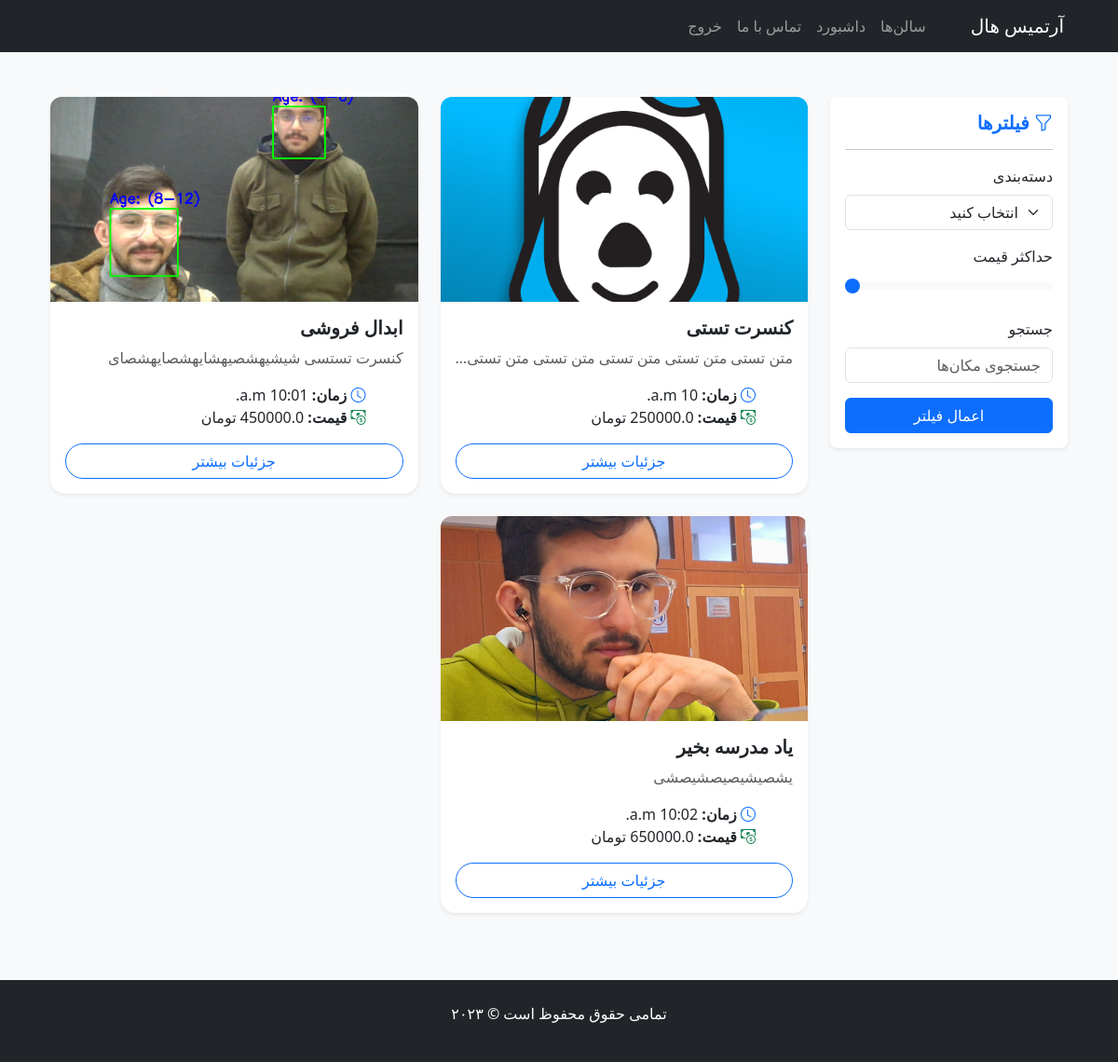
/site/venues/ (signed in), run on the app's committed database.
### cvProject/models.py (models this page shows, shortened)
class Concert(models.Model):
    image = models.ImageField(upload_to='images/')
    title = models.CharField(max_length=100)
    description = models.TextField()
    price = models.FloatField()
    time = models.TimeField()
    capacity = models.PositiveIntegerField(null=True, blank=True)

### cvProject/views.py (the view)
# urls.py: path('venues/', views.venue_view, name='venues'),
@login_required
def venue_view(request):
    venues = models.Concert.objects.all()
    category = request.GET.get('category')
    if category:
        venues = venues.filter(category_id=category)
    max_price = request.GET.get('max_price')
    if max_price:
        venues = venues.filter(price__lte=max_price)
    search = request.GET.get('search')
    if search:
        venues = venues.filter(title__icontains=search)
    return render(request, 'venues.html', {'venues': venues})

### cvProject/templates/venues.html (shortened to what this page needs)
{% extends 'base.html' %}
{% block content %}
<div class="container mt-4">
    <div class="row">
        <div class="col-md-3">
            <div class="card shadow-sm border-0 rounded-3">
                <div class="card-body">
                    <h5 class="fw-bold text-primary"><i class="bi bi-funnel"></i> فیلترها</h5>
                    <hr>
                    <form method="GET">
                        <div class="mb-3">
                            <label class="form-label">دسته‌بندی</label>
                            <select class="form-select" name="category">
                                <option value="">انتخاب کنید</option>
                            </select>
                        </div>
                        <div class="mb-3">
                            <label class="form-label">حداکثر قیمت</label>
                            <input type="range" class="form-range" min="1000" max="50000" name="max_price"
                                   value="{{ request.GET.max_price|default:'50000' }}">
                        </div>
                        <div class="mb-3">
                            <label class="form-label">جستجو</label>
                            <input type="text" class="form-control" name="search" placeholder="جستجوی مکان‌ها"
                                   value="{{ request.GET.search }}">
                        </div>
                        <button class="btn btn-primary w-100">اعمال فیلتر</button>
                    </form>
                </div>
            </div>
        </div>
        <div class="col-md-9">
            <div class="row">
                {% for venue in venues %}
                <div class="col-md-6 mb-4">
                    <div class="card venue-card shadow-sm border-0 rounded-4">
                        <img src="{{ venue.image.url }}" class="card-img-top venue-img" alt="{{ venue.title }}">
                        <div class="card-body">
                            <h5 class="card-title fw-bold text-dark">{{ venue.title }}</h5>
                            <p class="card-text text-muted venue-description">{{ venue.description }}</p>
                            <ul class="list-unstyled">
                                <li><i class="bi bi-clock text-primary"></i> <strong>زمان:</strong> {{ venue.time }}</li>
                                <li><i class="bi bi-cash-coin text-success"></i> <strong>قیمت:</strong> {{ venue.price }} تومان</li>
                            </ul>
                            <a href="{% url 'venue_detail' venue.id %}" class="btn btn-outline-primary w-100">جزئیات بیشتر</a>
                        </div>
                    </div>
                </div>
                {% empty %}
                <p class="text-center text-muted">هیچ مکانی یافت نشد.</p>
                {% endfor %}
            </div>
        </div>
    </div>
</div>
{% endblock %}

### cvProject/templates/base.html (shortened to what this page needs)
<!DOCTYPE html>
<html lang="fa" dir="rtl">
<head>
    <link href="https://cdn.jsdelivr.net/npm/bootstrap@5.3.0/dist/css/bootstrap.min.css" rel="stylesheet">
    <link rel="stylesheet" href="https://cdn.jsdelivr.net/npm/bootstrap-icons@1.10.5/font/bootstrap-icons.css">
</head>
<body class="bg-light">
<nav class="navbar navbar-expand-lg navbar-dark bg-dark">
    <div class="container">
        <a class="navbar-brand" href="{% url 'home' %}">آرتمیس هال</a>
        <div class="collapse navbar-collapse" id="navbarNav">
            <ul class="navbar-nav ms-auto">
                <li class="nav-item"><a class="nav-link" href="{% url 'venues' %}">سالن‌ها</a></li>
                <li class="nav-item"><a class="nav-link" href="{% url 'dashboard' %}">داشبورد</a></li>
                <li class="nav-item"><a class="nav-link" href="{% url 'contact' %}">تماس با ما</a></li>
                {% if user.is_authenticated %}
                <li class="nav-item"><a class="nav-link" href="{% url 'logout' %}">خروج</a></li>
                {% else %}
                <li class="nav-item"><a class="nav-link" href="{% url 'login' %}">ورود</a></li>
                <li class="nav-item"><a class="nav-link" href="{% url 'register' %}">ثبت نام</a></li>
                {% endif %}
            </ul>
        </div>
    </div>
</nav>
<main class="container my-5">
    {% block content %}{% endblock %}
</main>
<footer class="bg-dark text-white py-4">
    <div class="container text-center">
        <p>تمامی حقوق محفوظ است © ۲۰۲۳</p>
    </div>
</footer>
</body>
</html>

### cvProject/templates/venues.html (style rules this page uses)
.venue-card { transition: transform 0.2s ease, box-shadow 0.2s ease; }
.venue-img { height: 220px; object-fit: cover; border-top-left-radius: 12px; border-top-right-radius: 12px; }
.venue-description { white-space: nowrap; overflow: hidden; text-overflow: ellipsis; display: block; max-width: 100%; }
.btn-outline-primary { border-radius: 50px; }

### data on the page
Concert: image (picture), title "کنسرت تستی", time "10 a.m."
Concert: image (picture), title "ابدال فروشی", description "کنسرت تستسی شیشیهشصیهشایهشصایهشصای", time "10:01 a.m.", price "450000.0"
Concert: image (picture), title "یاد مدرسه بخیر", description "یشصیشیصیصشیصشی", time "10:02 a.m."
